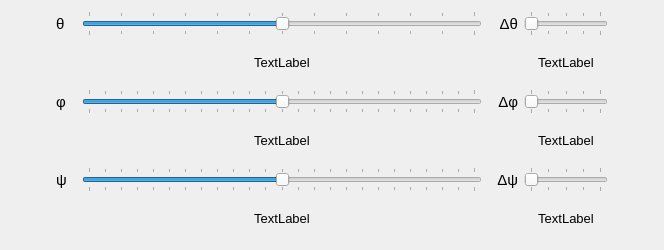
<?xml version="1.0" encoding="UTF-8"?>
<ui version="4.0">
 <class>OrientationViewierControllerUI</class>
 <widget class="QWidget" name="OrientationViewierControllerUI">
  <property name="geometry">
   <rect>
    <x>0</x>
    <y>0</y>
    <width>664</width>
    <height>250</height>
   </rect>
  </property>
  <property name="sizePolicy">
   <sizepolicy hsizetype="Expanding" vsizetype="Minimum">
    <horstretch>0</horstretch>
    <verstretch>0</verstretch>
   </sizepolicy>
  </property>
  <property name="windowTitle">
   <string>Form</string>
  </property>
  <layout class="QGridLayout" name="gridLayout">
   <item row="2" column="4">
    <widget class="QSlider" name="deltaPhi">
     <property name="sizePolicy">
      <sizepolicy hsizetype="Minimum" vsizetype="Fixed">
       <horstretch>0</horstretch>
       <verstretch>0</verstretch>
      </sizepolicy>
     </property>
     <property name="minimumSize">
      <size>
       <width>50</width>
       <height>0</height>
      </size>
     </property>
     <property name="maximumSize">
      <size>
       <width>100</width>
       <height>16777215</height>
      </size>
     </property>
     <property name="maximum">
      <number>60</number>
     </property>
     <property name="orientation">
      <enum>Qt::Horizontal</enum>
     </property>
     <property name="tickPosition">
      <enum>QSlider::TicksBothSides</enum>
     </property>
     <property name="tickInterval">
      <number>15</number>
     </property>
    </widget>
   </item>
   <item row="4" column="4">
    <widget class="QSlider" name="deltaPsi">
     <property name="sizePolicy">
      <sizepolicy hsizetype="Minimum" vsizetype="Fixed">
       <horstretch>0</horstretch>
       <verstretch>0</verstretch>
      </sizepolicy>
     </property>
     <property name="minimumSize">
      <size>
       <width>50</width>
       <height>0</height>
      </size>
     </property>
     <property name="maximumSize">
      <size>
       <width>100</width>
       <height>16777215</height>
      </size>
     </property>
     <property name="maximum">
      <number>60</number>
     </property>
     <property name="orientation">
      <enum>Qt::Horizontal</enum>
     </property>
     <property name="tickPosition">
      <enum>QSlider::TicksBothSides</enum>
     </property>
     <property name="tickInterval">
      <number>15</number>
     </property>
    </widget>
   </item>
   <item row="5" column="2">
    <widget class="QLabel" name="psiNumber">
     <property name="font">
      <font>
       <pointsize>10</pointsize>
      </font>
     </property>
     <property name="text">
      <string>TextLabel</string>
     </property>
     <property name="alignment">
      <set>Qt::AlignCenter</set>
     </property>
    </widget>
   </item>
   <item row="3" column="4">
    <widget class="QLabel" name="deltaPhiNumber">
     <property name="font">
      <font>
       <pointsize>10</pointsize>
      </font>
     </property>
     <property name="text">
      <string>TextLabel</string>
     </property>
     <property name="alignment">
      <set>Qt::AlignCenter</set>
     </property>
    </widget>
   </item>
   <item row="5" column="4">
    <widget class="QLabel" name="deltaPsiNumber">
     <property name="font">
      <font>
       <pointsize>10</pointsize>
      </font>
     </property>
     <property name="text">
      <string>TextLabel</string>
     </property>
     <property name="alignment">
      <set>Qt::AlignCenter</set>
     </property>
    </widget>
   </item>
   <item row="3" column="2">
    <widget class="QLabel" name="phiNumber">
     <property name="font">
      <font>
       <pointsize>10</pointsize>
      </font>
     </property>
     <property name="text">
      <string>TextLabel</string>
     </property>
     <property name="alignment">
      <set>Qt::AlignCenter</set>
     </property>
    </widget>
   </item>
   <item row="1" column="2">
    <widget class="QLabel" name="thetaNumber">
     <property name="font">
      <font>
       <pointsize>10</pointsize>
      </font>
     </property>
     <property name="text">
      <string>TextLabel</string>
     </property>
     <property name="alignment">
      <set>Qt::AlignCenter</set>
     </property>
    </widget>
   </item>
   <item row="0" column="4">
    <widget class="QSlider" name="deltaTheta">
     <property name="sizePolicy">
      <sizepolicy hsizetype="Minimum" vsizetype="Fixed">
       <horstretch>0</horstretch>
       <verstretch>0</verstretch>
      </sizepolicy>
     </property>
     <property name="minimumSize">
      <size>
       <width>50</width>
       <height>0</height>
      </size>
     </property>
     <property name="maximumSize">
      <size>
       <width>100</width>
       <height>16777215</height>
      </size>
     </property>
     <property name="maximum">
      <number>60</number>
     </property>
     <property name="orientation">
      <enum>Qt::Horizontal</enum>
     </property>
     <property name="tickPosition">
      <enum>QSlider::TicksBothSides</enum>
     </property>
     <property name="tickInterval">
      <number>15</number>
     </property>
    </widget>
   </item>
   <item row="1" column="4">
    <widget class="QLabel" name="deltaThetaNumber">
     <property name="font">
      <font>
       <pointsize>10</pointsize>
      </font>
     </property>
     <property name="text">
      <string>TextLabel</string>
     </property>
     <property name="alignment">
      <set>Qt::AlignCenter</set>
     </property>
    </widget>
   </item>
   <item row="0" column="3">
    <widget class="QLabel" name="deltaThetaLabel">
     <property name="sizePolicy">
      <sizepolicy hsizetype="Fixed" vsizetype="Preferred">
       <horstretch>0</horstretch>
       <verstretch>0</verstretch>
      </sizepolicy>
     </property>
     <property name="minimumSize">
      <size>
       <width>30</width>
       <height>0</height>
      </size>
     </property>
     <property name="maximumSize">
      <size>
       <width>30</width>
       <height>16777215</height>
      </size>
     </property>
     <property name="font">
      <font>
       <pointsize>11</pointsize>
      </font>
     </property>
     <property name="text">
      <string>Δθ</string>
     </property>
     <property name="alignment">
      <set>Qt::AlignRight|Qt::AlignTrailing|Qt::AlignVCenter</set>
     </property>
    </widget>
   </item>
   <item row="2" column="3">
    <widget class="QLabel" name="deltaPhiLabel">
     <property name="sizePolicy">
      <sizepolicy hsizetype="Fixed" vsizetype="Preferred">
       <horstretch>0</horstretch>
       <verstretch>0</verstretch>
      </sizepolicy>
     </property>
     <property name="minimumSize">
      <size>
       <width>30</width>
       <height>0</height>
      </size>
     </property>
     <property name="maximumSize">
      <size>
       <width>30</width>
       <height>16777215</height>
      </size>
     </property>
     <property name="font">
      <font>
       <pointsize>11</pointsize>
      </font>
     </property>
     <property name="text">
      <string>Δφ</string>
     </property>
     <property name="alignment">
      <set>Qt::AlignRight|Qt::AlignTrailing|Qt::AlignVCenter</set>
     </property>
    </widget>
   </item>
   <item row="4" column="2">
    <widget class="QSlider" name="psiSlider">
     <property name="minimumSize">
      <size>
       <width>400</width>
       <height>0</height>
      </size>
     </property>
     <property name="maximumSize">
      <size>
       <width>400</width>
       <height>16777215</height>
      </size>
     </property>
     <property name="minimum">
      <number>-180</number>
     </property>
     <property name="maximum">
      <number>180</number>
     </property>
     <property name="singleStep">
      <number>1</number>
     </property>
     <property name="pageStep">
      <number>15</number>
     </property>
     <property name="orientation">
      <enum>Qt::Horizontal</enum>
     </property>
     <property name="tickPosition">
      <enum>QSlider::TicksBothSides</enum>
     </property>
     <property name="tickInterval">
      <number>15</number>
     </property>
    </widget>
   </item>
   <item row="4" column="1">
    <widget class="QLabel" name="psiLabel">
     <property name="sizePolicy">
      <sizepolicy hsizetype="Fixed" vsizetype="Preferred">
       <horstretch>0</horstretch>
       <verstretch>0</verstretch>
      </sizepolicy>
     </property>
     <property name="minimumSize">
      <size>
       <width>20</width>
       <height>0</height>
      </size>
     </property>
     <property name="maximumSize">
      <size>
       <width>20</width>
       <height>16777215</height>
      </size>
     </property>
     <property name="font">
      <font>
       <pointsize>11</pointsize>
      </font>
     </property>
     <property name="text">
      <string>ψ</string>
     </property>
    </widget>
   </item>
   <item row="2" column="1">
    <widget class="QLabel" name="phiLabel">
     <property name="sizePolicy">
      <sizepolicy hsizetype="Fixed" vsizetype="Preferred">
       <horstretch>0</horstretch>
       <verstretch>0</verstretch>
      </sizepolicy>
     </property>
     <property name="minimumSize">
      <size>
       <width>20</width>
       <height>0</height>
      </size>
     </property>
     <property name="maximumSize">
      <size>
       <width>20</width>
       <height>16777215</height>
      </size>
     </property>
     <property name="font">
      <font>
       <pointsize>11</pointsize>
      </font>
     </property>
     <property name="text">
      <string>φ</string>
     </property>
    </widget>
   </item>
   <item row="2" column="2">
    <widget class="QSlider" name="phiSlider">
     <property name="minimumSize">
      <size>
       <width>400</width>
       <height>0</height>
      </size>
     </property>
     <property name="maximumSize">
      <size>
       <width>400</width>
       <height>16777215</height>
      </size>
     </property>
     <property name="minimum">
      <number>-180</number>
     </property>
     <property name="maximum">
      <number>180</number>
     </property>
     <property name="pageStep">
      <number>15</number>
     </property>
     <property name="orientation">
      <enum>Qt::Horizontal</enum>
     </property>
     <property name="tickPosition">
      <enum>QSlider::TicksBothSides</enum>
     </property>
     <property name="tickInterval">
      <number>15</number>
     </property>
    </widget>
   </item>
   <item row="0" column="2">
    <widget class="QSlider" name="thetaSlider">
     <property name="minimumSize">
      <size>
       <width>400</width>
       <height>0</height>
      </size>
     </property>
     <property name="maximumSize">
      <size>
       <width>400</width>
       <height>16777215</height>
      </size>
     </property>
     <property name="minimum">
      <number>-90</number>
     </property>
     <property name="maximum">
      <number>90</number>
     </property>
     <property name="pageStep">
      <number>15</number>
     </property>
     <property name="orientation">
      <enum>Qt::Horizontal</enum>
     </property>
     <property name="tickPosition">
      <enum>QSlider::TicksBothSides</enum>
     </property>
     <property name="tickInterval">
      <number>15</number>
     </property>
    </widget>
   </item>
   <item row="4" column="3">
    <widget class="QLabel" name="deltaPsiLabel">
     <property name="sizePolicy">
      <sizepolicy hsizetype="Fixed" vsizetype="Preferred">
       <horstretch>0</horstretch>
       <verstretch>0</verstretch>
      </sizepolicy>
     </property>
     <property name="minimumSize">
      <size>
       <width>30</width>
       <height>0</height>
      </size>
     </property>
     <property name="maximumSize">
      <size>
       <width>30</width>
       <height>16777215</height>
      </size>
     </property>
     <property name="font">
      <font>
       <pointsize>11</pointsize>
      </font>
     </property>
     <property name="text">
      <string>Δψ</string>
     </property>
     <property name="alignment">
      <set>Qt::AlignRight|Qt::AlignTrailing|Qt::AlignVCenter</set>
     </property>
    </widget>
   </item>
   <item row="0" column="1">
    <widget class="QLabel" name="thetaLabel">
     <property name="sizePolicy">
      <sizepolicy hsizetype="Fixed" vsizetype="Preferred">
       <horstretch>0</horstretch>
       <verstretch>0</verstretch>
      </sizepolicy>
     </property>
     <property name="minimumSize">
      <size>
       <width>20</width>
       <height>0</height>
      </size>
     </property>
     <property name="maximumSize">
      <size>
       <width>20</width>
       <height>16777215</height>
      </size>
     </property>
     <property name="font">
      <font>
       <pointsize>11</pointsize>
      </font>
     </property>
     <property name="text">
      <string>θ</string>
     </property>
    </widget>
   </item>
   <item row="2" column="0">
    <spacer name="horizontalSpacer">
     <property name="orientation">
      <enum>Qt::Horizontal</enum>
     </property>
     <property name="sizeHint" stdset="0">
      <size>
       <width>40</width>
       <height>20</height>
      </size>
     </property>
    </spacer>
   </item>
   <item row="2" column="5">
    <spacer name="horizontalSpacer_2">
     <property name="orientation">
      <enum>Qt::Horizontal</enum>
     </property>
     <property name="sizeHint" stdset="0">
      <size>
       <width>40</width>
       <height>20</height>
      </size>
     </property>
    </spacer>
   </item>
  </layout>
 </widget>
 <resources/>
 <connections/>
</ui>
